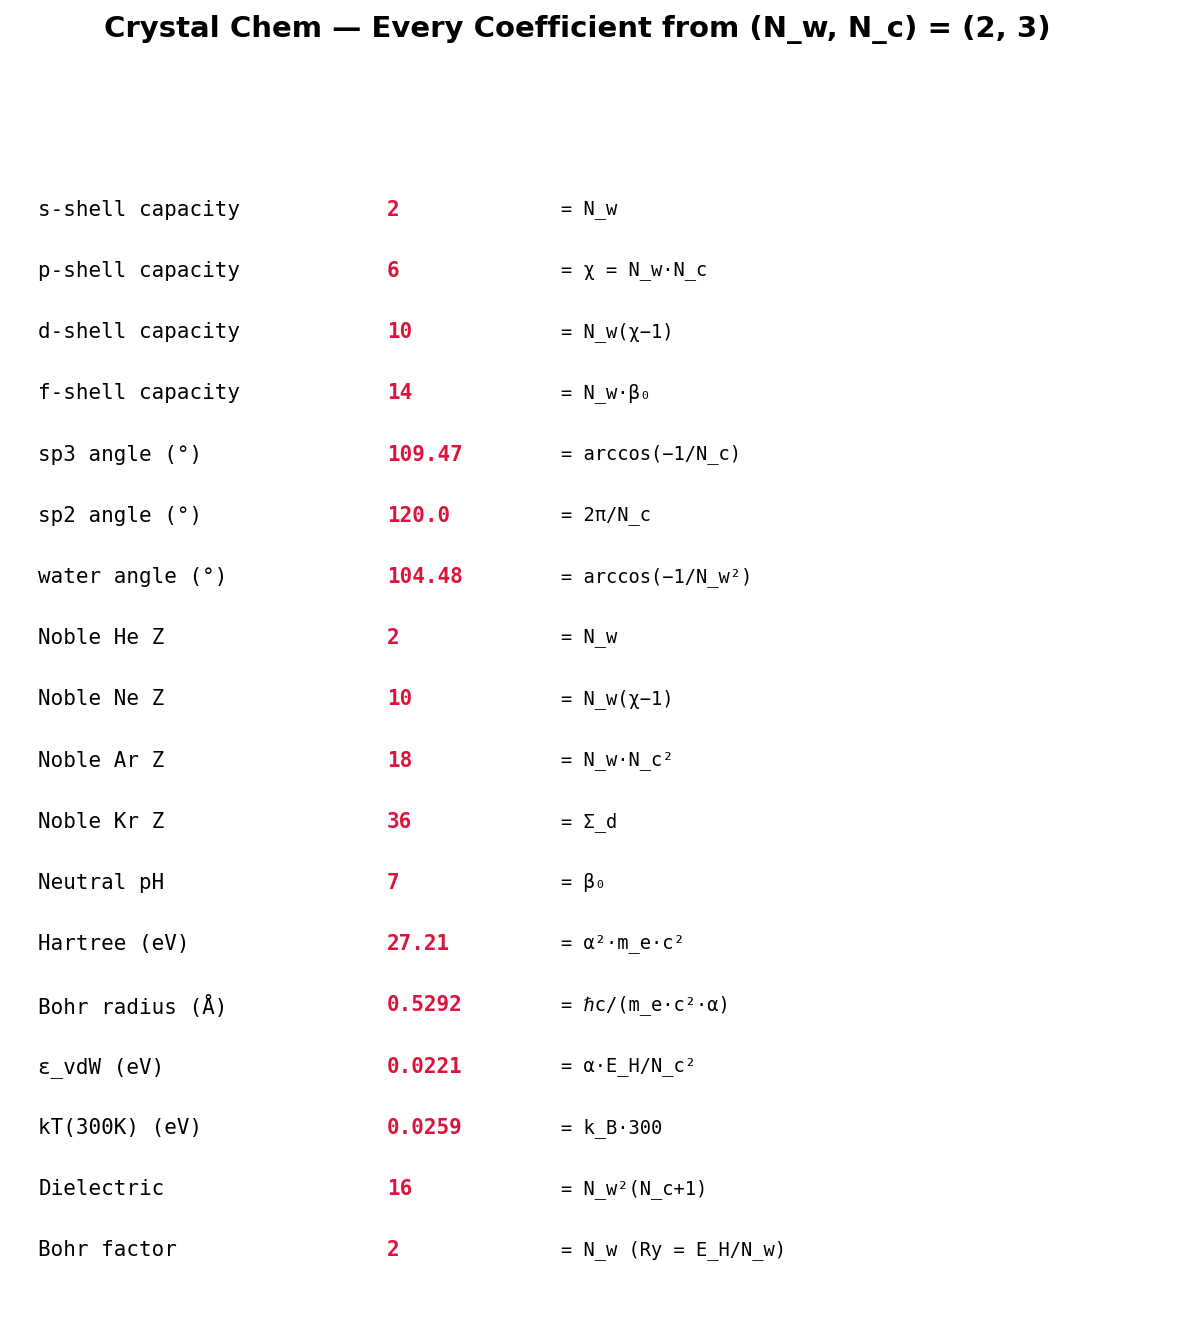

Reproduce this figure in Python.
#!/usr/bin/env python3
# Copyright (c) 2026 Daland Montgomery
# SPDX-License-Identifier: AGPL-3.0-or-later

"""Crystal Chem — Every Integer Dashboard"""
import crystal_toe as ct
import matplotlib.pyplot as plt

toe = ct.Toe(); ch = toe.chem()
fig, ax = plt.subplots(figsize=(10, 10))
fig.suptitle(f"Crystal Chem — Every Coefficient from (N_w, N_c) = ({ch.n_w()}, {ch.n_c()})",
             fontsize=14, fontweight='bold')
ax.axis('off')
rows = [
    ("s-shell capacity",   str(ch.s_capacity()),    "N_w"),
    ("p-shell capacity",   str(ch.p_capacity()),    "χ = N_w·N_c"),
    ("d-shell capacity",   str(ch.d_capacity()),    "N_w(χ−1)"),
    ("f-shell capacity",   str(ch.f_capacity()),    "N_w·β₀"),
    ("sp3 angle (°)",      f"{ch.sp3_angle_deg():.2f}", "arccos(−1/N_c)"),
    ("sp2 angle (°)",      f"{ch.sp2_angle_deg():.1f}", "2π/N_c"),
    ("water angle (°)",    f"{ch.water_angle_deg():.2f}", "arccos(−1/N_w²)"),
    ("Noble He Z",         str(ch.noble_he()),      "N_w"),
    ("Noble Ne Z",         str(ch.noble_ne()),      "N_w(χ−1)"),
    ("Noble Ar Z",         str(ch.noble_ar()),      "N_w·N_c²"),
    ("Noble Kr Z",         str(ch.noble_kr()),      "Σ_d"),
    ("Neutral pH",         str(ch.neutral_ph()),    "β₀"),
    ("Hartree (eV)",       f"{ch.hartree_ev():.2f}",   "α²·m_e·c²"),
    ("Bohr radius (Å)",   f"{ch.bohr_radius():.4f}",  "ℏc/(m_e·c²·α)"),
    ("ε_vdW (eV)",         f"{ch.eps_vdw():.4f}",      "α·E_H/N_c²"),
    ("kT(300K) (eV)",      f"{ch.kt_300():.4f}",       "k_B·300"),
    ("Dielectric",         str(ch.dielectric_protein()), "N_w²(N_c+1)"),
    ("Bohr factor",        str(ch.bohr_factor()),    "N_w (Ry = E_H/N_w)"),
]
for i, (name, val, origin) in enumerate(rows):
    y = 0.97 - i * 0.053
    ax.text(0.02, y, name, fontsize=10, fontfamily='monospace', va='top', transform=ax.transAxes)
    ax.text(0.32, y, val, fontsize=10, fontfamily='monospace', va='top',
            fontweight='bold', color='crimson', transform=ax.transAxes)
    ax.text(0.47, y, f'= {origin}', fontsize=9, fontfamily='monospace',
            va='top', transform=ax.transAxes)
plt.savefig('chem_integers.png', dpi=150, bbox_inches='tight'); plt.show()
